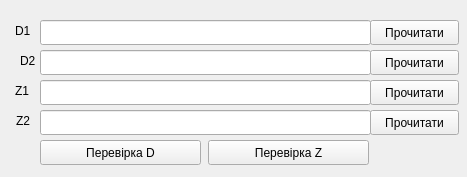
<?xml version="1.0" encoding="UTF-8"?>
<ui version="4.0">
 <class>Form</class>
 <widget class="QWidget" name="Form">
  <property name="geometry">
   <rect>
    <x>0</x>
    <y>0</y>
    <width>467</width>
    <height>177</height>
   </rect>
  </property>
  <property name="windowTitle">
   <string>Вікно 5</string>
  </property>
  <widget class="QLabel" name="label_5">
   <property name="geometry">
    <rect>
     <x>15</x>
     <y>20</y>
     <width>21</width>
     <height>21</height>
    </rect>
   </property>
   <property name="text">
    <string>D1</string>
   </property>
  </widget>
  <widget class="QLineEdit" name="lineEdit_5">
   <property name="geometry">
    <rect>
     <x>40</x>
     <y>80</y>
     <width>331</width>
     <height>25</height>
    </rect>
   </property>
  </widget>
  <widget class="QLineEdit" name="lineEdit_6">
   <property name="geometry">
    <rect>
     <x>40</x>
     <y>50</y>
     <width>331</width>
     <height>25</height>
    </rect>
   </property>
  </widget>
  <widget class="QLabel" name="label_6">
   <property name="geometry">
    <rect>
     <x>15</x>
     <y>80</y>
     <width>21</width>
     <height>21</height>
    </rect>
   </property>
   <property name="text">
    <string>Z1</string>
   </property>
  </widget>
  <widget class="QLineEdit" name="lineEdit_4">
   <property name="geometry">
    <rect>
     <x>40</x>
     <y>20</y>
     <width>331</width>
     <height>25</height>
    </rect>
   </property>
  </widget>
  <widget class="QLabel" name="label_9">
   <property name="geometry">
    <rect>
     <x>16</x>
     <y>110</y>
     <width>20</width>
     <height>21</height>
    </rect>
   </property>
   <property name="text">
    <string>Z2</string>
   </property>
  </widget>
  <widget class="QLineEdit" name="lineEdit_9">
   <property name="geometry">
    <rect>
     <x>40</x>
     <y>110</y>
     <width>331</width>
     <height>25</height>
    </rect>
   </property>
  </widget>
  <widget class="QLabel" name="label_10">
   <property name="geometry">
    <rect>
     <x>20</x>
     <y>50</y>
     <width>21</width>
     <height>21</height>
    </rect>
   </property>
   <property name="text">
    <string>D2</string>
   </property>
  </widget>
  <widget class="QPushButton" name="pushButton_2">
   <property name="geometry">
    <rect>
     <x>208</x>
     <y>140</y>
     <width>161</width>
     <height>25</height>
    </rect>
   </property>
   <property name="text">
    <string>Перевірка Z</string>
   </property>
  </widget>
  <widget class="QPushButton" name="pushButton_3">
   <property name="geometry">
    <rect>
     <x>40</x>
     <y>140</y>
     <width>161</width>
     <height>25</height>
    </rect>
   </property>
   <property name="text">
    <string>Перевірка D</string>
   </property>
  </widget>
  <widget class="QPushButton" name="pushButton">
   <property name="geometry">
    <rect>
     <x>370</x>
     <y>20</y>
     <width>89</width>
     <height>25</height>
    </rect>
   </property>
   <property name="text">
    <string>Прочитати</string>
   </property>
  </widget>
  <widget class="QPushButton" name="pushButton_4">
   <property name="geometry">
    <rect>
     <x>370</x>
     <y>50</y>
     <width>89</width>
     <height>25</height>
    </rect>
   </property>
   <property name="text">
    <string>Прочитати</string>
   </property>
  </widget>
  <widget class="QPushButton" name="pushButton_5">
   <property name="geometry">
    <rect>
     <x>370</x>
     <y>80</y>
     <width>89</width>
     <height>25</height>
    </rect>
   </property>
   <property name="text">
    <string>Прочитати</string>
   </property>
  </widget>
  <widget class="QPushButton" name="pushButton_6">
   <property name="geometry">
    <rect>
     <x>370</x>
     <y>110</y>
     <width>89</width>
     <height>25</height>
    </rect>
   </property>
   <property name="text">
    <string>Прочитати</string>
   </property>
  </widget>
 </widget>
 <resources/>
 <connections/>
</ui>
